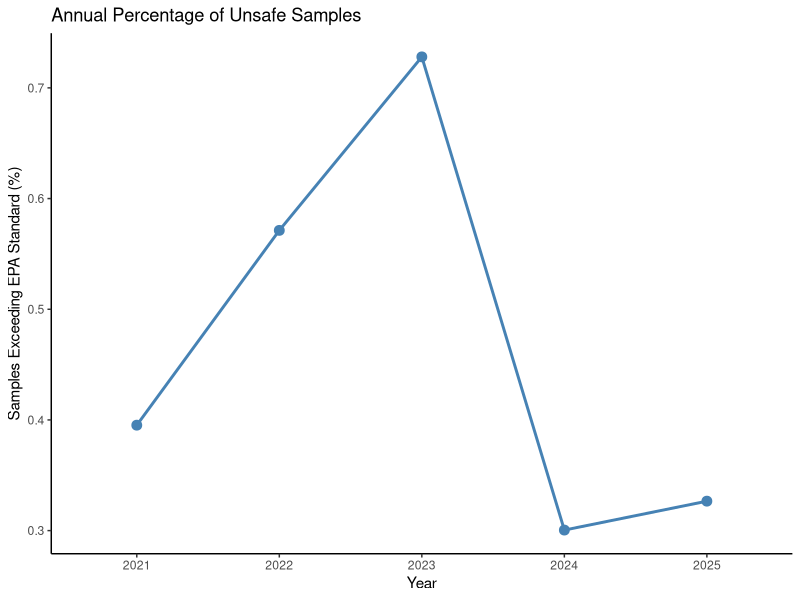
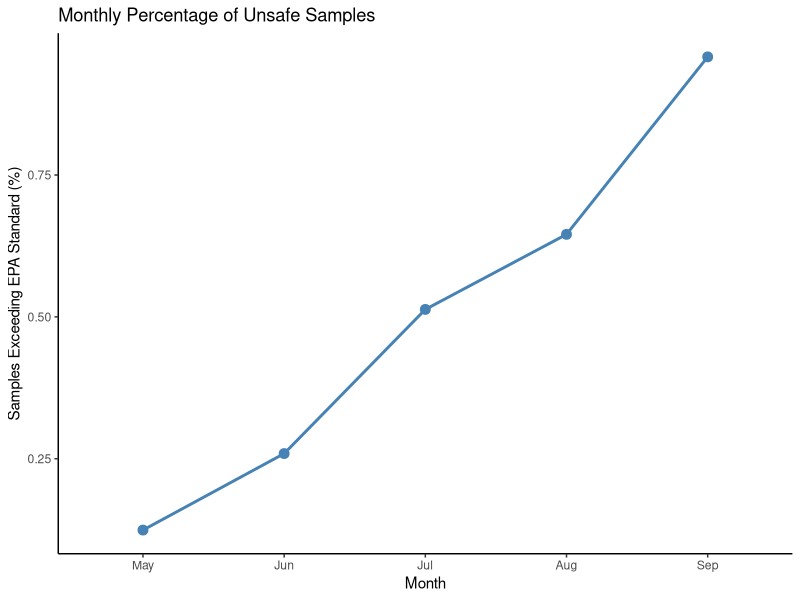
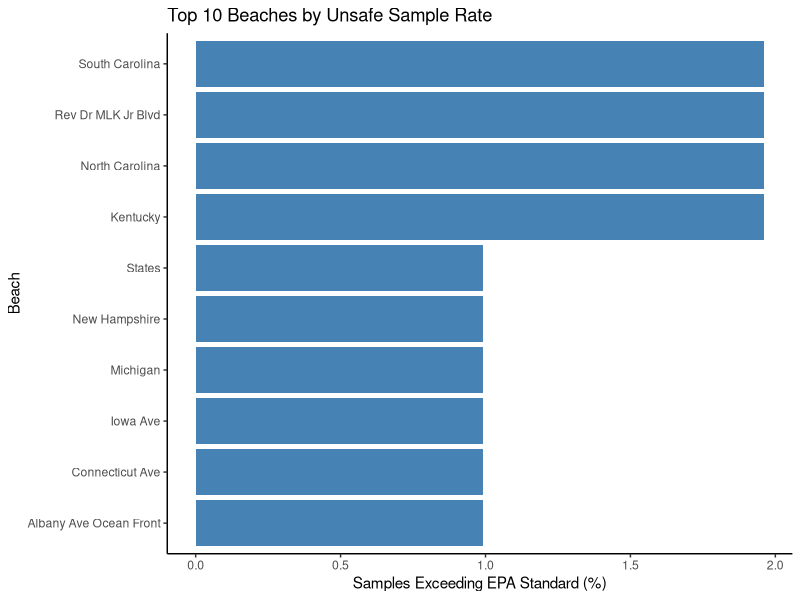
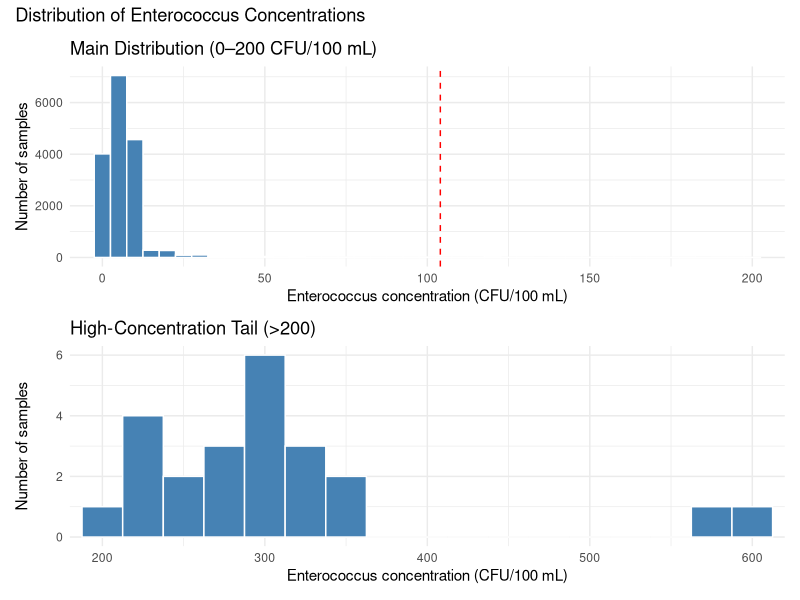
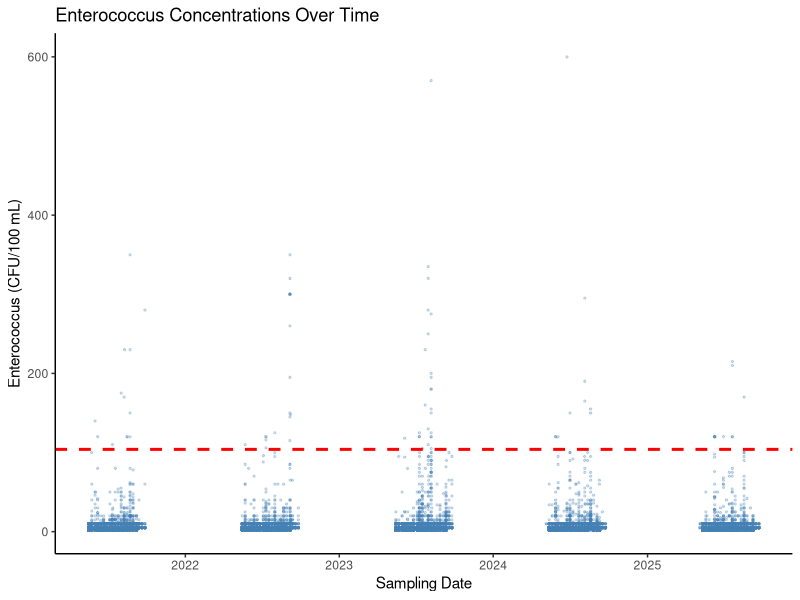
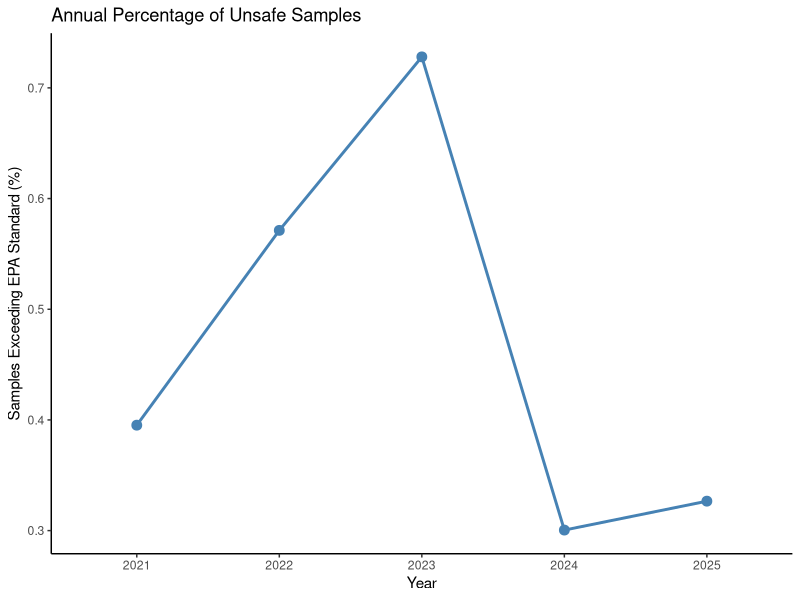
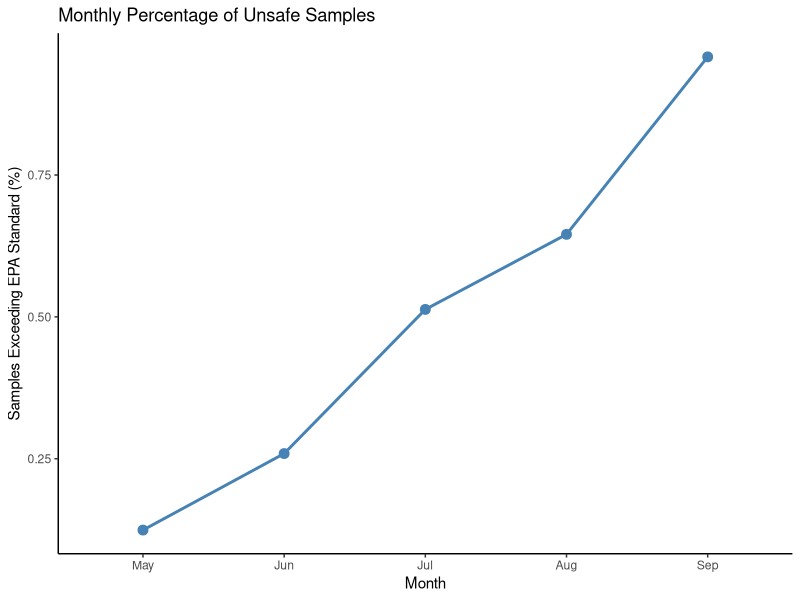
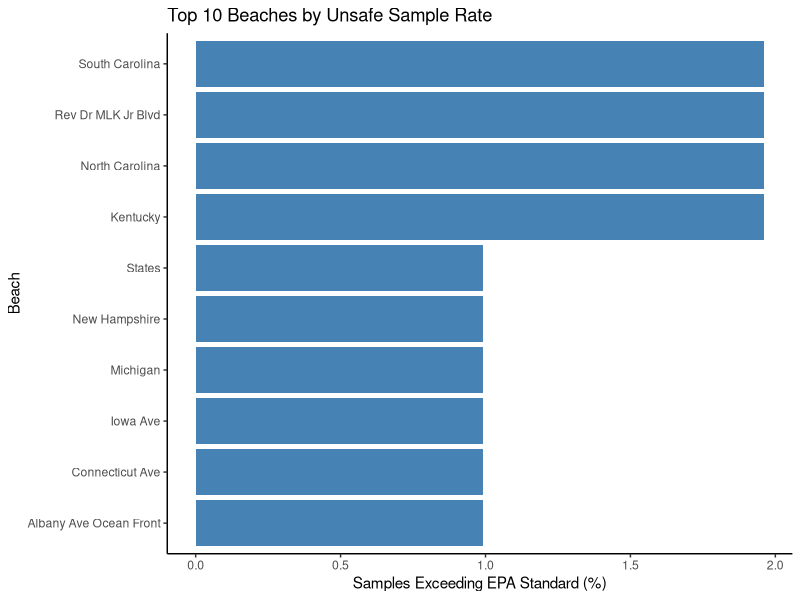

These figures' R source, in order:
############################################################
# Multi-Year Analysis of Recreational Water Quality at
# New Jersey Beaches (2021–2025)
#
# Author: Elle Duffy
# Date: May 2026-August 2026
# Version: 1.1
#
# Purpose:
# Explore recreational water quality at New Jersey beaches
# using Enterococcus monitoring data collected between
# 2021 and 2025. This analysis examines overall water
# quality and identifies trends across time, season,
# and beach location.
############################################################

# ==========================================
# Section 1: Load Packages
# ==========================================

library(dplyr)
library(ggplot2)
library(patchwork)

# ==========================================
# Section 2: Import Data
# ==========================================

# Read NJDEP beach water quality dataset
beach_data <- read.csv("Data/nj_beach_water_quality_2021_2025.csv")

# Verify successful data import
head(beach_data)
names(beach_data)

# ==========================================
# Section 3: Data Cleaning & Preparation
# ==========================================

# Convert sampling dates to Date format
beach_data$Result_Date <- as.Date(
  beach_data$Result_Date,
  format = "%m/%d/%Y"
)

# Convert Enterococcus measurements to numeric
beach_data$Result_Measure <- as.numeric(beach_data$Result_Measure)

# Remove observations with missing measurements
clean_data <- beach_data %>%
  filter(!is.na(Result_Measure))

# Create variables used throughout the analysis
clean_data <- clean_data %>%
  mutate(
    Year = format(Result_Date, "%Y"),
    Month = factor(
      format(Result_Date, "%m"),
      levels = c("01","02","03","04","05","06",
                 "07","08","09","10","11","12"),
      labels = c("Jan","Feb","Mar","Apr","May","Jun",
                 "Jul","Aug","Sep","Oct","Nov","Dec")
    ),
    unsafe = Result_Measure > 104
  )

# Verify cleaned dataset
summary(clean_data)

# ==========================================
# Section 4: Descriptive Statistics
# ==========================================

# Calculate the total number of water samples
total_samples <- nrow(clean_data)

# Calculate summary statistics for Enterococcus concentrations
mean_bacteria <- mean(clean_data$Result_Measure)
median_bacteria <- median(clean_data$Result_Measure)
min_bacteria <- min(clean_data$Result_Measure)
max_bacteria <- max(clean_data$Result_Measure)
sd_bacteria <- sd(clean_data$Result_Measure)

# Calculate selected quantiles
bacteria_quantiles <- quantile(
  clean_data$Result_Measure,
  probs = c(0.50, 0.75, 0.90, 0.95, 0.99)
)

# Calculate the number and percentage of unsafe samples
unsafe_samples <- sum(clean_data$unsafe)
percent_unsafe <- mean(clean_data$unsafe) * 100

# Display results
cat("=========================================\n")
cat("Descriptive Statistics\n")
cat("=========================================\n")
cat("Total samples:", total_samples, "\n")
cat("Mean Enterococcus:", round(mean_bacteria, 2), "CFU/100 mL\n")
cat("Median Enterococcus:", median_bacteria, "CFU/100 mL\n")
cat("Minimum:", min_bacteria, "CFU/100 mL\n")
cat("Maximum:", max_bacteria, "CFU/100 mL\n")
cat("Standard deviation:", round(sd_bacteria, 2), "\n")
cat("Unsafe samples:", unsafe_samples, "\n")
cat("Percent unsafe:", round(percent_unsafe, 2), "%\n\n")

cat("Selected Quantiles (CFU/100 mL):\n")
print(bacteria_quantiles)

# ==========================================
# Section 5: Annual Trends
# ==========================================

# Summarize Enterococcus data by year
year_summary <- clean_data %>%
  group_by(Year) %>%
  summarise(
    Total_Samples = n(),
    Unsafe_Samples = sum(unsafe),
    Percent_Unsafe = mean(unsafe) * 100,
    Mean_Enterococcus = mean(Result_Measure),
    Median_Enterococcus = median(Result_Measure)
  ) %>%
  ungroup()

# Display yearly summary table
print(year_summary)

# Create yearly trend figure
ggplot(year_summary,
       aes(x = Year,
           y = Percent_Unsafe,
           group = 1)) +
  
  geom_line(
    color = "steelblue",
    linewidth = 1
  ) +
  
  geom_point(
    color = "steelblue",
    size = 3
  ) +
  
  labs(
    title = "Annual Percentage of Unsafe Samples",
    x = "Year",
    y = "Samples Exceeding EPA Standard (%)"
  ) +
  
  theme_classic()

ggsave(
  "Figures/yearly_unsafe_levels.png",
  width = 8,
  height = 5,
  dpi = 300
)

# ==========================================
# Section 6: Seasonal Trends
# ==========================================

# Summarize Enterococcus data by month
monthly_summary <- clean_data %>%
  group_by(Month) %>%
  summarise(
    Total_Samples = n(),
    Unsafe_Samples = sum(unsafe),
    Percent_Unsafe = mean(unsafe) * 100,
    Mean_Enterococcus = mean(Result_Measure, na.rm = TRUE),
    Median_Enterococcus = median(Result_Measure, na.rm = TRUE)
  ) %>%
  ungroup()

# Display monthly summary table
print(monthly_summary)

# Create seasonal trend figure
ggplot(
  monthly_summary,
  aes(
    x = Month,
    y = Percent_Unsafe,
    group = 1
  )
) +
  
  geom_line(
    color = "steelblue",
    linewidth = 1
  ) +
  
  geom_point(
    color = "steelblue",
    size = 3
  ) +
  
  labs(
    title = "Monthly Percentage of Unsafe Samples",
    x = "Month",
    y = "Samples Exceeding EPA Standard (%)"
  ) +
  
  theme_classic()

ggsave(
  "Figures/monthly_unsafe_levels.png",
  width = 8,
  height = 5,
  dpi = 300
)

# ==========================================
# Section 7: Beach Comparisons
# ==========================================

# Summarize Enterococcus data by beach
beach_summary <- clean_data %>%
  group_by(Beach_Name) %>%
  summarise(
    Total_Samples = n(),
    Unsafe_Samples = sum(unsafe),
    Percent_Unsafe = mean(unsafe) * 100,
    Mean_Enterococcus = mean(Result_Measure, na.rm = TRUE),
    Median_Enterococcus = median(Result_Measure, na.rm = TRUE)
  ) %>%
  filter(Total_Samples >= 100) %>%
  arrange(desc(Percent_Unsafe)) %>%
  ungroup()

# Display beach summary table
print(beach_summary)

# Select the top 10 beaches with the highest percentage of unsafe samples
top_beaches <- beach_summary %>%
  slice_head(n = 10)

# Create beach comparison figure
ggplot(
  top_beaches,
  aes(
    x = reorder(Beach_Name, Percent_Unsafe),
    y = Percent_Unsafe
  )
) +
  
  geom_col(fill = "steelblue") +
  
  coord_flip() +
  
  labs(
    title = "Top 10 Beaches by Unsafe Sample Rate",
    x = "Beach",
    y = "Samples Exceeding EPA Standard (%)"
  ) +
  
  theme_classic()

ggsave(
  "Figures/top_10_unsafe_beaches.png",
  width = 8,
  height = 5,
  dpi = 300
)

# ==========================================
# Section 8: Distribution of Enterococcus Levels
# ==========================================

# Main distribution: concentrations from 0 to 200
p_main <- ggplot(
  subset(clean_data, Result_Measure <= 200),
  aes(x = Result_Measure)
) +
  geom_histogram(
    binwidth = 5,
    fill = "steelblue",
    color = "white"
  ) +
  geom_vline(
    xintercept = 104,
    linetype = "dashed",
    color = "red"
  ) +
  coord_cartesian(xlim = c(0, 200)) +
  labs(
    title = "Main Distribution (0–200 CFU/100 mL)",
    x = "Enterococcus concentration (CFU/100 mL)",
    y = "Number of samples"
  ) +
  theme_minimal()

# High-concentration tail: values above 200
p_tail <- ggplot(
  subset(clean_data, Result_Measure > 200),
  aes(x = Result_Measure)
) +
  geom_histogram(
    binwidth = 25,
    fill = "steelblue",
    color = "white"
  ) +
  coord_cartesian(xlim = c(200, 600)) +
  labs(
    title = "High-Concentration Tail (>200)",
    x = "Enterococcus concentration (CFU/100 mL)",
    y = "Number of samples"
  ) +
  theme_minimal()

# Combine the two panels
figure1 <- p_main / p_tail +
  plot_annotation(
    title = "Distribution of Enterococcus Concentrations"
  )

print(figure1)

# Save the figure
ggsave(
  "Figures/enterococcus_distribution.png",
  plot = figure1,
  width = 10,
  height = 8,
  dpi = 300
)
  
  # ==========================================
  # Section 9: Water Quality Over Time
  # ==========================================
  
  ggplot(
    clean_data,
    aes(
      x = Result_Date,
      y = Result_Measure
    )
  ) +
    
    geom_point(
      alpha = 0.25,
      size = 0.5,
      color = "steelblue"
    ) +
    
    geom_hline(
      yintercept = 104,
      color = "red",
      linetype = "dashed",
      linewidth = 1
    ) +
    
    labs(
      title = "Enterococcus Concentrations Over Time",
      x = "Sampling Date",
      y = "Enterococcus (CFU/100 mL)"
    ) +
    
    theme_classic()
  
  ggsave(
    "Figures/enterococcus_over_time.png",
    width = 9,
    height = 5,
    dpi = 300
  )
  
# ==========================================
# Section 10: Statistical Analysis
# ==========================================
  
# Convert beach names to factors
clean_data$Beach_Name <- as.factor(clean_data$Beach_Name)
  
# ------------------------------------------
# 10.1 Logistic Regression by Year
# Test for an overall linear trend over time
# ------------------------------------------
  
clean_data$Year_num <- as.numeric(as.character(clean_data$Year))
  
model_year_trend <- glm(
    unsafe ~ Year_num,
    family = binomial,
    data = clean_data
  )
  
# Display model summary
summary(model_year_trend)
  
# Calculate odds ratio and 95% confidence interval
year_results <- exp(cbind(
    OR = coef(model_year_trend),
    confint(model_year_trend)
  ))
  
print(year_results)
  
# ------------------------------------------
# 10.2 Create Seasonal Categories
# ------------------------------------------
  
clean_data <- clean_data %>%
   mutate(
    Season = case_when(
      Month %in% c("May", "Jun") ~ "Early Summer",
      Month %in% c("Jul", "Aug") ~ "Peak Summer",
      Month == "Sep" ~ "Late Summer",
      TRUE ~ "Other"
      )
    )
  
clean_data$Season <- factor(
    clean_data$Season,
    levels = c(
      "Early Summer",
      "Peak Summer",
      "Late Summer",
      "Other"
    )
  )
  
# ------------------------------------------
# 10.3 Logistic Regression by Season
# ------------------------------------------
  
model_season <- glm(
    unsafe ~ Season,
    family = binomial,
    data = clean_data
  )
  
# Display model summary
summary(model_season)
  
# Calculate odds ratios and 95% confidence intervals
season_results <- exp(cbind(
    OR = coef(model_season),
    confint(model_season)
  ))
  
print(season_results)
  
# ------------------------------------------
# 10.4 Logistic Regression by Beach
# ------------------------------------------

model_beach <- glm(
    unsafe ~ Beach_Name,
    family = binomial,
    data = clean_data
  )
  
# Display model summary
summary(model_beach)
  
# Calculate odds ratios
exp(coef(model_beach))
  
# ==========================================
# End of Analysis
# ==========================================
#
#
# This script completes the full analysis of recreational
# water quality at New Jersey beaches using Enterococcus
# monitoring data collected between 2021 and 2025.
#
# The workflow includes:
#   - Importing and preparing the dataset
#   - Summarizing water quality measurements
#   - Exploring annual and seasonal patterns
#   - Comparing water quality across beaches
#   - Creating publication-ready figures
#   - Evaluating trends using logistic regression
#
# All figures and statistical results presented in the
# accompanying manuscript were generated from this script.
#
# Independent research project by Elle Duffy
# May 2026-August 2026
#
# Repository:
# https://github.com/elleduffy/nj-beach-water-quality-analysis-2021-2026-2
#
# End of script.
